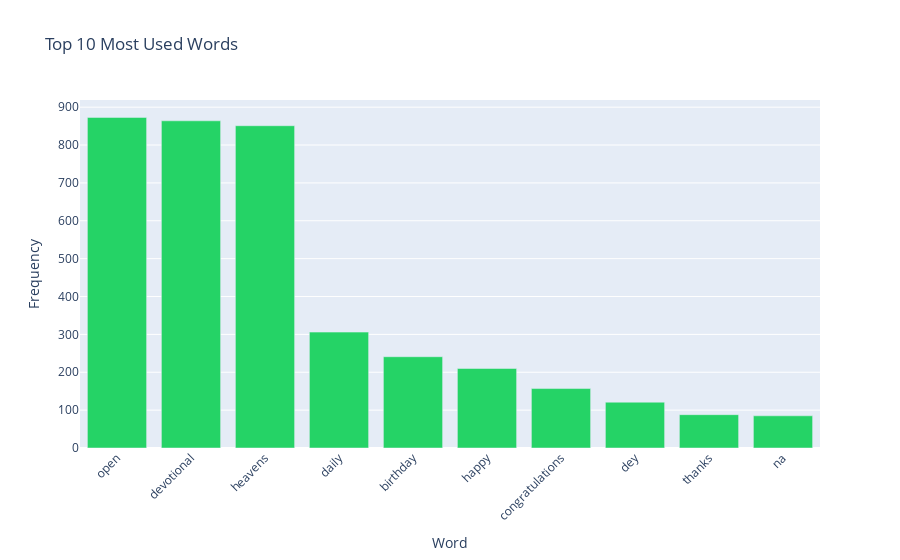

Notebook code cell kept with this figure:
### Code cell
# Tokenize and remove stopwords
words = word_tokenize(text)
filtered_words = [w for w in words if w not in set(stopwords.words("english"))]

# Count top 10 words
words_df = pd.DataFrame(Counter(filtered_words).most_common(10), columns=["Word", "Frequency"])

# Plot
px.bar(words_df, x="Word", y="Frequency", title="Top 10 Most Used Words",  
       color_discrete_sequence=["#25D366"]).update_layout(xaxis_tickangle=-45).show()

### Figure 1 — Plotly figure (JSON) as saved in the notebook; plotly's stock layout.template omitted (floating-point values rounded to 4 significant figures)
{"data": [{"hovertemplate": "Word=%{x}<br>Frequency=%{y}<extra></extra>", "legendgroup": "", "marker": {"color": "#25D366", "pattern": {"shape": ""}}, "name": "", "orientation": "v", "showlegend": false, "textposition": "auto", "type": "bar", "x": ["open", "devotional", "heavens", "daily", "birthday", "happy", "congratulations", "dey", "thanks", "na"], "xaxis": "x", "y": [873, 864, 851, 306, 241, 210, 157, 121, 88, 85], "yaxis": "y"}], "layout": {"barmode": "relative", "legend": {"tracegroupgap": 0}, "title": {"text": "Top 10 Most Used Words"}, "xaxis": {"anchor": "y", "domain": [0, 1], "tickangle": -45, "title": {"text": "Word"}}, "yaxis": {"anchor": "x", "domain": [0, 1], "title": {"text": "Frequency"}}}}
